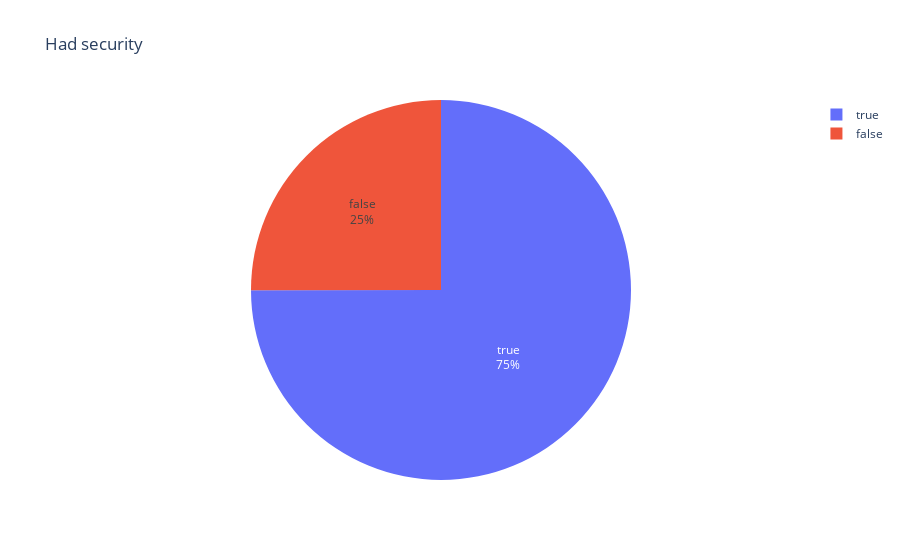

Notebook source saved alongside this figure:
### Markdown cell above
# Gravité de l'accident

### Code cell
pie(users, "has_secu", "Had security")

### Figure 1 — Plotly figure (JSON) as saved in the notebook; plotly's stock layout.template omitted (floating-point values rounded to 4 significant figures)
{"data": [{"domain": {"x": [0, 1], "y": [0, 1]}, "hovertemplate": "index=%{label}<br>value=%{value}<extra></extra>", "labels": [true, false], "legendgroup": "", "name": "", "showlegend": true, "textinfo": "percent+label", "textposition": "inside", "type": "pie", "values": [0.7499, 0.2501]}], "layout": {"legend": {"tracegroupgap": 0}, "title": {"text": "Had security"}}}
